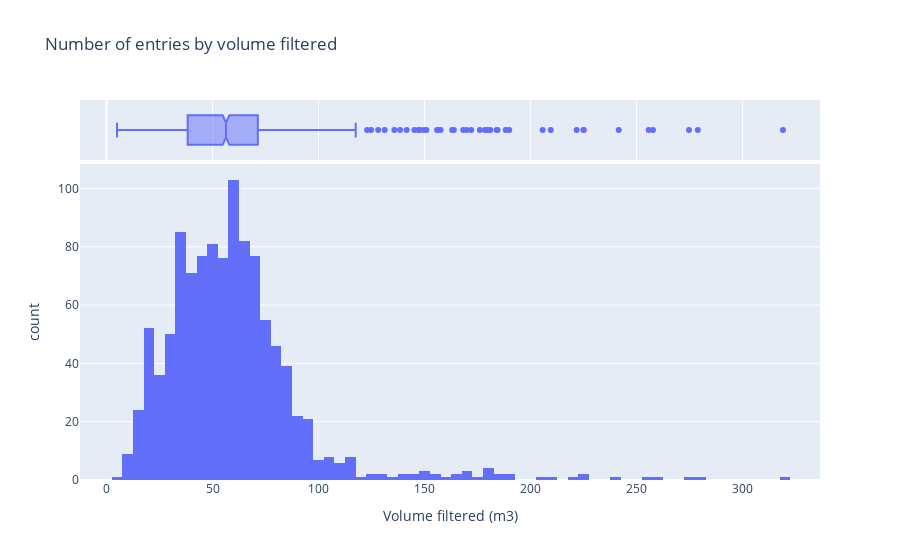

Here is the notebook cell this chart was saved with:
### Markdown cell above
### Volume filtered

### Code cell
px.histogram(
    index,
    x="Volume Filtered(m3)",
    title="Number of entries by volume filtered",
    labels={
        "Volume Filtered(m3)": "Volume filtered (m3)",
        "count": "Number of entries",
    },
    marginal="box",
)

### Figure 1 — Plotly figure (JSON) as saved in the notebook; plotly's stock layout.template omitted (floating-point values rounded to 4 significant figures; data arrays with more than 128 entries replaced by an {"elided": "..."} marker saying what was removed)
{"data": [{"alignmentgroup": "True", "bingroup": "x", "hovertemplate": "Volume filtered (m3)=%{x}<br>count=%{y}<extra></extra>", "legendgroup": "", "marker": {"color": "#636efa", "pattern": {"shape": ""}}, "name": "", "offsetgroup": "", "orientation": "v", "showlegend": false, "type": "histogram", "x": {"elided": "1077 float values"}, "xaxis": "x", "yaxis": "y"}, {"alignmentgroup": "True", "hovertemplate": "Volume filtered (m3)=%{x}<extra></extra>", "legendgroup": "", "marker": {"color": "#636efa"}, "name": "", "notched": true, "offsetgroup": "", "showlegend": false, "type": "box", "x": {"elided": "1077 float values"}, "xaxis": "x2", "yaxis": "y2"}], "layout": {"barmode": "relative", "legend": {"tracegroupgap": 0}, "title": {"text": "Number of entries by volume filtered"}, "xaxis": {"anchor": "y", "domain": [0, 1], "title": {"text": "Volume filtered (m3)"}}, "xaxis2": {"anchor": "y2", "domain": [0, 1], "matches": "x", "showgrid": true, "showticklabels": false}, "yaxis": {"anchor": "x", "domain": [0, 0.8316], "title": {"text": "count"}}, "yaxis2": {"anchor": "x2", "domain": [0.8416, 1], "matches": "y2", "showgrid": false, "showline": false, "showticklabels": false, "ticks": ""}}}
